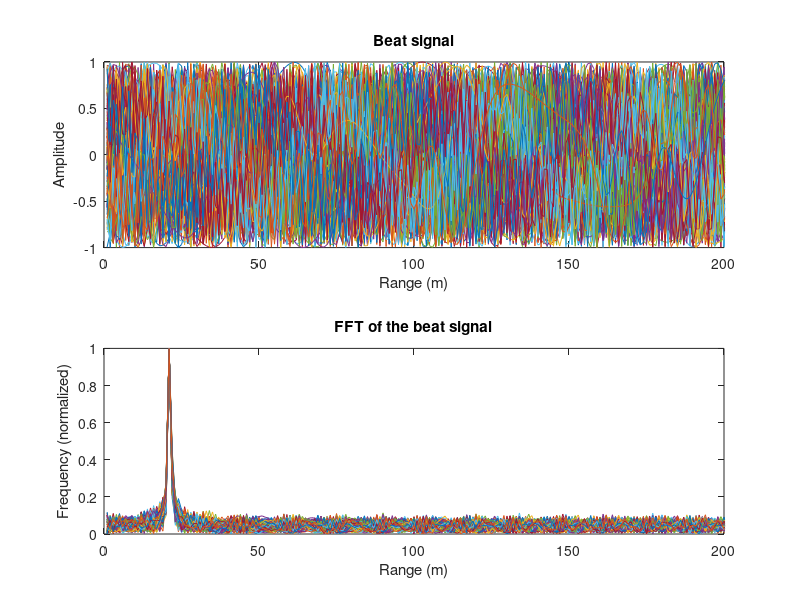
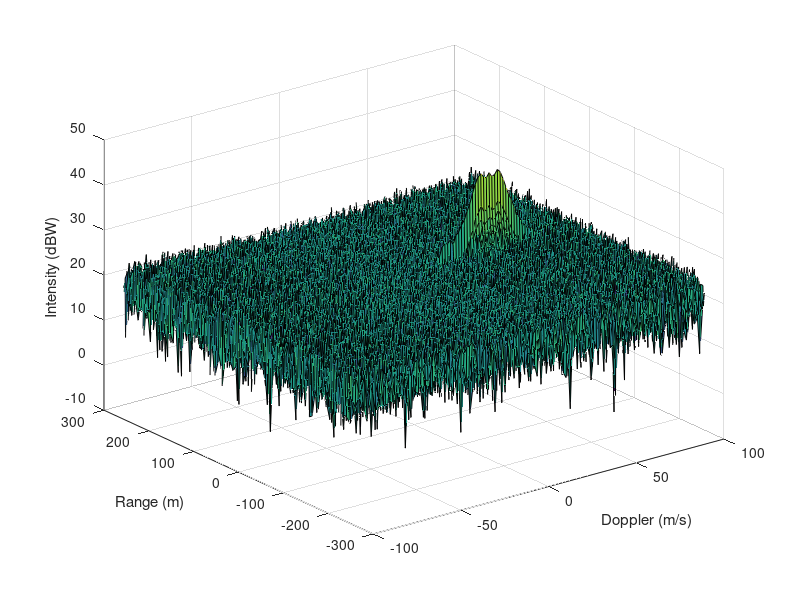

Write the MATLAB code that produced these figures, in order. (Note: this script raises an error after producing the figures.)
clc;
%% Radar Specifications

%%%%%%%%%%%%%%%%%%%%%%%%%%%
frequencyOfOperation = 77; %GHz
maxRange = 200; %m
rangeResolution = 1; %m
maxVelocity = 100; %m/s
%%%%%%%%%%%%%%%%%%%%%%%%%%%

speedOfLight = 3e8;
%% User Defined Range and Velocity of target

initialRange = 20; %m
initialVelocity = 50; %m/s
%% FMCW Waveform Generation

% Calculate the Bandwidth (B), Chirp Time (Tchirp) and Slope (slope) of FMCW
B = speedOfLight / (2 * rangeResolution);
Tchirp = (5.5 * 2 * maxRange) / speedOfLight;
slope = B/Tchirp;

%Operating carrier frequency of Radar 
fc= 77e9;             %carrier freq

                                                          
%The number of chirps in one sequence. Its ideal to have 2^ value for the ease of running the FFT
%for Doppler Estimation. 
Nd=128;                   % #of doppler cells OR #of sent periods % number of chirps

%The number of samples on each chirp. 
Nr=1024;                  %for length of time OR # of range cells

% Timestamp for running the displacement scenario for every sample on each
% chirp
t=linspace(0,Nd*Tchirp,Nr*Nd); %total time for samples


%Creating the vectors for Tx, Rx and Mix based on the total samples input.
Tx=zeros(1,length(t)); %transmitted signal
Rx=zeros(1,length(t)); %received signal
Mix = zeros(1,length(t)); %beat signal

%Similar vectors for range_covered and time delay.
r_t=zeros(1,length(t));
td=zeros(1,length(t));
%% Signal generation and Moving Target simulation
% Running the radar scenario over the time. 

for i=1:length(t)         
    currentTime = t(i);
    
    %For each time stamp update the Range of the Target for constant velocity. 
    r_t(i) = initialRange + initialVelocity * currentTime; % distance = speed * time
    td(i) = r_t(i) / speedOfLight * 2; % time to object = distance / speed of light * 2 (since wave goes and comes back)
    
    %For each time sample we need update the transmitted and
    %received signal. 
    Tx(i) = cos(2*pi * (fc * currentTime + (slope * currentTime^2)/2));
    timeDifference = (currentTime - td(i));
    Rx(i) = cos(2*pi * (fc * timeDifference + (slope * timeDifference^2)/2));
    
    %Now by mixing the Transmit and Receive generate the beat signal
    %This is done by element wise matrix multiplication of Transmit and
    %Receiver Signal
    Mix(i) = Tx(i).*Rx(i);
    
end
%% RANGE MEASUREMENT

%reshape the vector into Nr*Nd array. Nr and Nd here would also define the size of
%Range and Doppler FFT respectively.
Mix = reshape(Mix, [Nr, Nd]); % [number of rows (Nr), number of columns (Nd)]

%run the FFT on the beat signal along the range bins dimension (Nr)
fftAlongNr = fft(Mix);

% Output of FFT is double sided signal, but we are interested in only one side of the spectrum.
% Hence we throw out half of the samples before additional computation
fftAlongNr = fftAlongNr(1:floor(length(fftAlongNr)/2), :);

% Take the absolute value of FFT output and normalize
fftAlongNrAbsolute = abs(fftAlongNr);
fftAlongNrAbsoluteNormalized = fftAlongNrAbsolute./max(fftAlongNrAbsolute);

%plotting the range
oneDimensionalFFTPlot = figure ('Name','Range from First FFT')
subplot(2,1,1)
plot(Mix)
title("Beat signal")
ylabel("Amplitude")
xlabel("Range (m)")
axis ([0 maxRange -1 1]);

% plot FFT output 
subplot(2,1,2)
plot(fftAlongNrAbsoluteNormalized);
title("FFT of the beat signal")
ylabel("Frequency (normalized)")
xlabel("Range (m)")
axis ([0 maxRange 0 1]);
saveas(oneDimensionalFFTPlot, "./figures/oneDimensionalFFTPlot.png");
%% RANGE DOPPLER RESPONSE
% The 2D FFT implementation is already provided here. This will run a 2DFFT 
% on the mixed signal (beat signal) output and generate a range doppler map.You 
% will implement CFAR on the generated RDM

% Range Doppler Map Generation.

% The output of the 2D FFT is an image that has reponse in the range and
% doppler FFT bins. So, it is important to convert the axis from bin sizes
% to range and doppler based on their Max values.

Mix=reshape(Mix,[Nr,Nd]);

% 2D FFT using the FFT size for both dimensions.
sig_fft2 = fft2(Mix,Nr,Nd);

% Taking just one side of signal from Range dimension.
sig_fft2 = sig_fft2(1:Nr/2,1:Nd);
sig_fft2 = fftshift(sig_fft2);
RDM = abs(sig_fft2);
RDM = 10*log10(RDM) ;

%use the surf function to plot the output of 2DFFT and to show axis in both
%dimensions
doppler_axis = linspace(-100,100,Nd);
range_axis = linspace(-200,200,Nr/2)*((Nr/2)/400);
RDMFigure = figure;
surf(doppler_axis,range_axis,RDM);
xlabel("Doppler (m/s)")
ylabel("Range (m)")
zlabel("Intensity (dBW)")
saveas(RDMFigure, "./figures/RDMFigure.png");
%% CFAR implementation
% Please see TwoDimensionalCFAR.m
%% Hyper-parameter optimization
% We will try to optimize the number of [doppler, range] training and guard 
% cells from 0 to 15 for threshold offsets 0, 2, 5, 7, 10, 12, 15, 20, 25.
% 
% We will assume that the RDM points at intensity > 35 are the only points that 
% should be in the result.

% offset the threshold by SNR value in dB
thresholdOffsets = [0, 2, 5, 7, 10, 12, 15, 20, 25]; %dB
cellSizes = 0:3:15;

findBestCombinations = false;

if (findBestCombinations)
    bestCombinations = [];
    tic
    for thresholdOffset = thresholdOffsets
        params.thresholdOffset = thresholdOffset;
        params.trainingCellSize = [0, 0]; %[doppler, range]
        params.guardCellSize = [0, 0]; %[doppler, range]
        for dopplerTraining = cellSizes
            params.trainingCellSize(1) = dopplerTraining;
            for rangeTraining = cellSizes
                params.trainingCellSize(2) = rangeTraining;
                    for dopplerGuard = cellSizes
                        params.guardCellSize(1) = dopplerGuard;
                        for rangeGuard = cellSizes
                            params.guardCellSize(2) = rangeGuard;
                            % run CFAR
                            signal_cfar = TwoDimensionalCFAR(RDM, params.trainingCellSize, params.guardCellSize, params.thresholdOffset, false);
                            if (sum(sum(signal_cfar>35))) > 0 && (sum(sum(signal_cfar>10))) < 30
                                params
                                bestCombinations = [bestCombinations; params];
                            end
                        end
                    end
            end
        end
    end
    toc
    bestCombinations
    save('bestCombinations', 'bestCombinations')
end

% 
% Analyzing results
% 

if isfile("bestCombinations.mat")
    bestCombinations = load("bestCombinations.mat").bestCombinations;
    numberOfPossibleCombinationsPerOffset = length(cellSizes)^4; % the number of iterations
    [numberOfGoodCombinations, correspondingThresholdOffsets] = groupcounts([bestCombinations.thresholdOffset]');

    bestCombinationsFigure = figure;
    bar(correspondingThresholdOffsets, numberOfGoodCombinations,'FaceColor',[0 .5 .5],'EdgeColor',[0 .9 .9],'LineWidth',1.5);
    title("Number of good combinations found");
    xlabel("Threshold Offset (dB)");
    ylabel("Number of good combinations found");
    ylim([0 numberOfPossibleCombinationsPerOffset]);
    saveas(bestCombinationsFigure, "./figures/bestCombinationsFigure.png");

    bestCombinationsIndex = 20;
    TwoDimensionalCFAR(RDM, bestCombinations(bestCombinationsIndex).trainingCellSize, bestCombinations(bestCombinationsIndex).guardCellSize, bestCombinations(bestCombinationsIndex).thresholdOffset, true);
else
    TwoDimensionalCFAR(RDM, [3 6], [3 0], 7, true);
end